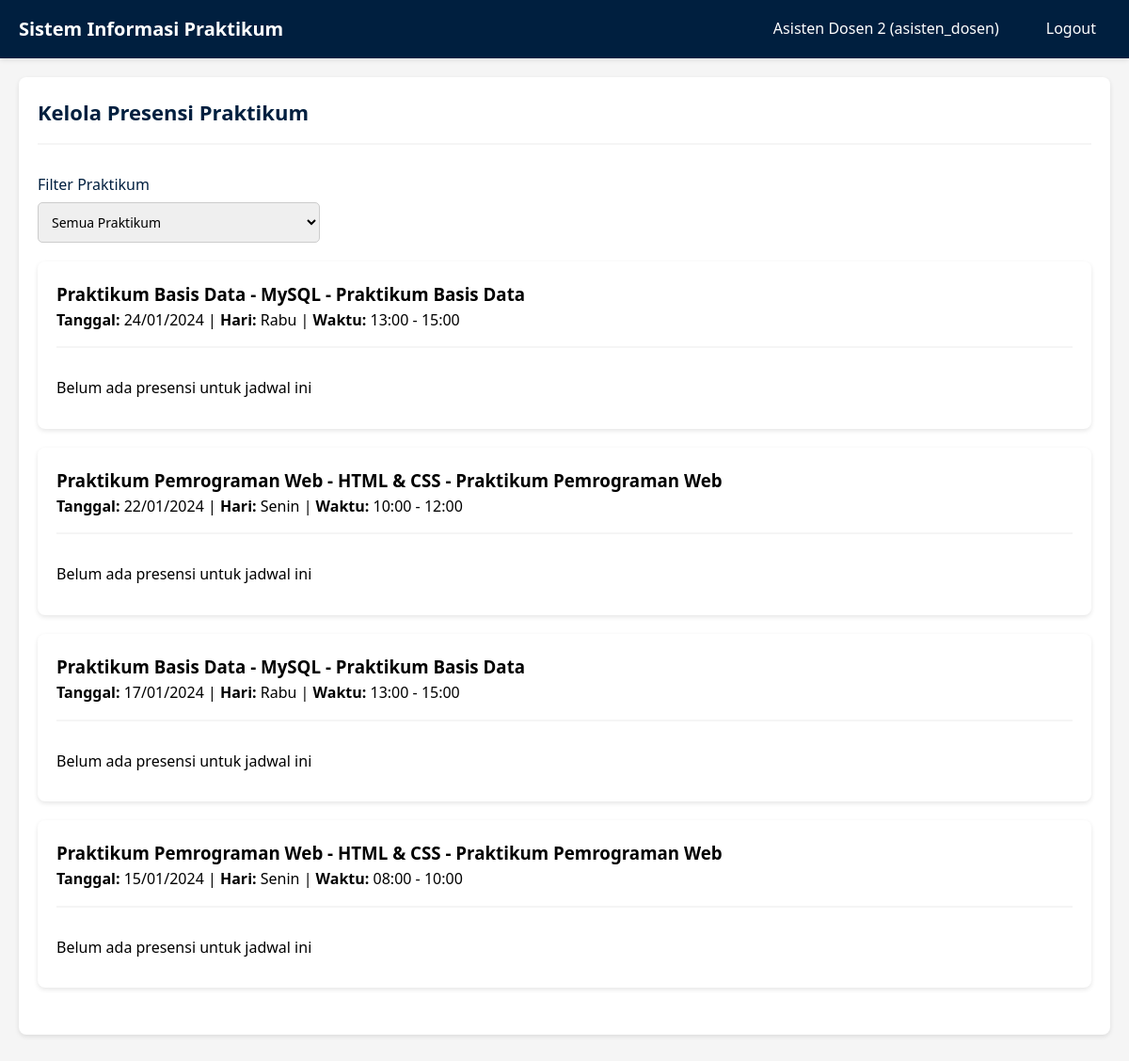
/asisten/presensi.php (signed in), run on the app's committed database.
### tables this page shows
CREATE TABLE IF NOT EXISTS asisten_dosen (
    id INT AUTO_INCREMENT PRIMARY KEY,
    user_id INT,
    koordinator_id INT,
    nama VARCHAR(100) NOT NULL,
    email VARCHAR(100),
    no_hp VARCHAR(20),
    FOREIGN KEY (user_id) REFERENCES users(id) ON DELETE SET NULL,
    FOREIGN KEY (koordinator_id) REFERENCES koordinator(id) ON DELETE SET NULL
);

CREATE TABLE IF NOT EXISTS jadwal_praktikum (
    id INT AUTO_INCREMENT PRIMARY KEY,
    praktikum_id INT NOT NULL,
    hari ENUM('Senin', 'Selasa', 'Rabu', 'Kamis', 'Jumat', 'Sabtu', 'Minggu') NOT NULL,
    waktu_mulai TIME NOT NULL,
    waktu_selesai TIME NOT NULL,
    tanggal DATE,
    FOREIGN KEY (praktikum_id) REFERENCES praktikum(id) ON DELETE CASCADE
);

CREATE TABLE IF NOT EXISTS praktikum (
    id INT AUTO_INCREMENT PRIMARY KEY,
    mata_kuliah_id INT NOT NULL,
    koordinator_id INT NOT NULL,
    nama_praktikum VARCHAR(100) NOT NULL,
    semester INT NOT NULL,
    lokasi VARCHAR(100),
    deskripsi TEXT,
    FOREIGN KEY (mata_kuliah_id) REFERENCES mata_kuliah(id) ON DELETE CASCADE,
    FOREIGN KEY (koordinator_id) REFERENCES koordinator(id) ON DELETE CASCADE
);

CREATE TABLE IF NOT EXISTS mata_kuliah (
    id INT AUTO_INCREMENT PRIMARY KEY,
    kode_mk VARCHAR(20) UNIQUE NOT NULL,
    nama_mk VARCHAR(100) NOT NULL,
    semester INT NOT NULL,
    sks INT NOT NULL
);

### config/session.php (called while the page is built, shortened)
<?php
function isLoggedIn() {
    return isset($_SESSION['user_id']);
}
function getCurrentUser() {
    return [
        'id' => $_SESSION['user_id'],
        'nama' => $_SESSION['nama'],
        'email' => $_SESSION['email'],
        'role' => $_SESSION['role'],
        'nim' => $_SESSION['nim'] ?? null
    ];
}
?>

### asisten/presensi.php (the view, shortened to what this page needs)
<?php
require_once '../config/database.php';
require_once '../config/session.php';
$currentUser = getCurrentUser();
$asisten_result = $conn->query("
    SELECT a.* FROM asisten_dosen a
    WHERE a.user_id = " . $currentUser['id']
);
$jadwal_query = "
    SELECT jp.*, p.nama_praktikum, mk.nama_mk
    FROM jadwal_praktikum jp
    LEFT JOIN praktikum p ON jp.praktikum_id = p.id
    LEFT JOIN mata_kuliah mk ON p.mata_kuliah_id = mk.id
    WHERE 1=1
";
$jadwal_query .= " ORDER BY jp.tanggal DESC, jp.waktu_mulai";
$jadwal = $conn->query($jadwal_query);
?>
<!DOCTYPE html>
<html lang="id">
<head>
    <link rel="stylesheet" href="../assets/css/style.css">
</head>
<body>
    <?php include '../includes/navbar.php'; ?>
    <div class="container">
        <div class="card">
            <div class="card-header">
                <h2>Kelola Presensi Praktikum</h2>
            </div>
            <div class="card-body">
                <form method="GET" action="" class="mb-20">
                    <div class="form-group" style="max-width: 300px;">
                        <label for="praktikum_id">Filter Praktikum</label>
                        <select id="praktikum_id" name="praktikum_id" onchange="this.form.submit()">
                            <option value="">Semua Praktikum</option>
                        </select>
                    </div>
                </form>
                <?php while ($j = $jadwal->fetch_assoc()): ?>
                    <div class="card mb-20">
                        <div class="card-header">
                            <h3><?php echo htmlspecialchars($j['nama_praktikum']); ?> - <?php echo htmlspecialchars($j['nama_mk'] ?? ''); ?></h3>
                            <p><strong>Tanggal:</strong> <?php echo date('d/m/Y', strtotime($j['tanggal'])); ?> |
                               <strong>Hari:</strong> <?php echo $j['hari']; ?> |
                               <strong>Waktu:</strong> <?php echo date('H:i', strtotime($j['waktu_mulai'])); ?> - <?php echo date('H:i', strtotime($j['waktu_selesai'])); ?></p>
                        </div>
                        <div class="card-body">
                            <?php
                            $presensi = $conn->query("
                                SELECT pr.*, pk.nim, pk.kelas, u.nama
                                FROM presensi pr
                                LEFT JOIN praktikan pk ON pr.praktikan_id = pk.id
                                LEFT JOIN users u ON pk.user_id = u.id
                                WHERE pr.jadwal_praktikum_id = " . $j['id'] . "
                                ORDER BY u.nama
                            ");
                            ?>
                            <?php if ($presensi->num_rows > 0): ?>
                                <div class="table-responsive">
                                    <table class="table">
                                        <thead>
                                            <tr>
                                                <th>Nama</th>
                                                <th>NIM</th>
                                                <th>Kelas</th>
                                                <th>Status</th>
                                                <th>Waktu Presensi</th>
                                                <th>Keterangan</th>
                                                <th>Aksi</th>
                                            </tr>
                                        </thead>
                                        <tbody>
                                            <?php while ($pr = $presensi->fetch_assoc()): ?>
                                                <tr>
                                                    <td><?php echo htmlspecialchars($pr['nama'] ?? '-'); ?></td>
                                                    <td><?php echo htmlspecialchars($pr['nim'] ?? '-'); ?></td>
                                                    <td><?php echo htmlspecialchars($pr['kelas'] ?? '-'); ?></td>
                                                    <td>
                                                        <span class="status-<?php echo str_replace('_', '-', $pr['status']); ?>">
                                                            <?php
                                                            $status_text = [
                                                                'hadir' => 'Hadir',
                                                                'tidak_hadir' => 'Tidak Hadir',
                                                                'izin' => 'Izin',
                                                                'sakit' => 'Sakit'
                                                            ];
                                                            echo $status_text[$pr['status']] ?? $pr['status'];
                                                            ?>
                                                        </span>
                                                    </td>
                                                    <td><?php echo $pr['waktu_presensi'] ? date('d/m/Y H:i', strtotime($pr['waktu_presensi'])) : '-'; ?></td>
                                                    <td><?php echo htmlspecialchars($pr['keterangan'] ?? '-'); ?></td>
                                                    <td>
                                                        <button onclick="editPresensi(<?php echo htmlspecialchars(json_encode($pr)); ?>)" class="btn btn-info btn-sm">Edit</button>
                                                    </td>
                                                </tr>
                                            <?php endwhile; ?>
                                        </tbody>
                                    </table>
                                </div>
                            <?php else: ?>
                                <p>Belum ada presensi untuk jadwal ini</p>
                            <?php endif; ?>
                        </div>
                    </div>
                <?php endwhile; ?>
            </div>
        </div>
    </div>
</body>
</html>

### includes/navbar.php (shortened to what this page needs)
<?php
$currentUser = getCurrentUser();
$role = $currentUser['role'] ?? 'praktikan';
$basePath = '';
if (strpos($_SERVER['PHP_SELF'], '/admin/') !== false ||
    strpos($_SERVER['PHP_SELF'], '/asisten/') !== false ||
    strpos($_SERVER['PHP_SELF'], '/praktikan/') !== false) {
    $basePath = '../';
}
$dashboardPath = $basePath . ($role === 'admin' ? 'admin/dashboard.php' : ($role === 'asisten_dosen' ? 'asisten/dashboard.php' : 'praktikan/dashboard.php'));
$logoutPath = $basePath . 'logout.php';
?>
<nav class="navbar">
    <div class="navbar-container">
        <a href="<?php echo $dashboardPath; ?>" class="navbar-brand">
            Sistem Informasi Praktikum
        </a>
        <ul class="navbar-menu">
            <li><span style="color: var(--white); padding: 8px 15px;"><?php echo htmlspecialchars($currentUser['nama']); ?> (<?php echo htmlspecialchars($currentUser['role']); ?>)</span></li>
            <li><a href="<?php echo $logoutPath; ?>">Logout</a></li>
        </ul>
    </div>
</nav>

### assets/css/style.css (style rules this page uses)
* { margin: 0; padding: 0; box-sizing: border-box; }
:root { --navy-blue: #001f3f; --navy-blue-light: #003d7a; --navy-blue-dark: #001529; --black: #000000; --white: #ffffff; --gray-light: #f5f5f5; --gray: #cccccc; --gray-dark: #666666; --success: #28a745; --danger: #dc3545; --warning: #ffc107; --info: #17a2b8; }
body { font-family: 'Segoe UI', Tahoma, Geneva, Verdana, sans-serif; background-color: var(--gray-light); color: var(--black); line-height: 1.6; }
.navbar { background-color: var(--navy-blue); color: var(--white); padding: 15px 0; box-shadow: 0 2px 5px rgba(0, 0, 0, 0.1); }
.navbar-container { max-width: 1200px; margin: 0 auto; padding: 0 20px; display: flex; justify-content: space-between; align-items: center; }
.navbar-brand { font-size: 20px; font-weight: bold; color: var(--white); text-decoration: none; }
.navbar-menu { display: flex; list-style: none; gap: 20px; align-items: center; }
.navbar-menu a { color: var(--white); text-decoration: none; padding: 8px 15px; border-radius: 5px; transition: background-color 0.3s; }
.container { max-width: 1200px; margin: 0 auto; padding: 20px; }
.card { background: var(--white); border-radius: 8px; padding: 20px; margin-bottom: 20px; box-shadow: 0 2px 5px rgba(0, 0, 0, 0.1); }
.card-header { border-bottom: 2px solid var(--gray-light); padding-bottom: 15px; margin-bottom: 20px; }
.card-header h2 { color: var(--navy-blue); font-size: 22px; }
.card-body { padding: 10px 0; }
.form-group { margin-bottom: 20px; }
.form-group label { display: block; margin-bottom: 5px; color: var(--navy-blue); font-weight: 500; }
.form-group input, .form-group select, .form-group textarea { width: 100%; padding: 10px; border: 1px solid var(--gray); border-radius: 5px; font-size: 14px; font-family: inherit; }
.mb-20 { margin-bottom: 20px; }

### data on the page
asisten_dosen: nama "Asisten Dosen 2"
jadwal_praktikum: praktikum.nama_praktikum "Praktikum Basis Data - MySQL", mata_kuliah.nama_mk "Praktikum Basis Data", tanggal "24/01/2024", hari "Rabu", waktu_mulai "13:00", waktu_selesai "15:00"
jadwal_praktikum: praktikum.nama_praktikum "Praktikum Pemrograman Web - HTML & CSS", mata_kuliah.nama_mk "Praktikum Pemrograman Web", tanggal "22/01/2024", hari "Senin", waktu_mulai "10:00", waktu_selesai "12:00"
jadwal_praktikum: praktikum.nama_praktikum "Praktikum Basis Data - MySQL", mata_kuliah.nama_mk "Praktikum Basis Data", tanggal "17/01/2024", hari "Rabu", waktu_mulai "13:00", waktu_selesai "15:00"
jadwal_praktikum: praktikum.nama_praktikum "Praktikum Pemrograman Web - HTML & CSS", mata_kuliah.nama_mk "Praktikum Pemrograman Web", tanggal "15/01/2024", hari "Senin", waktu_mulai "08:00", waktu_selesai "10:00"

### other printed values
$currentUser['role'] "asisten_dosen"
